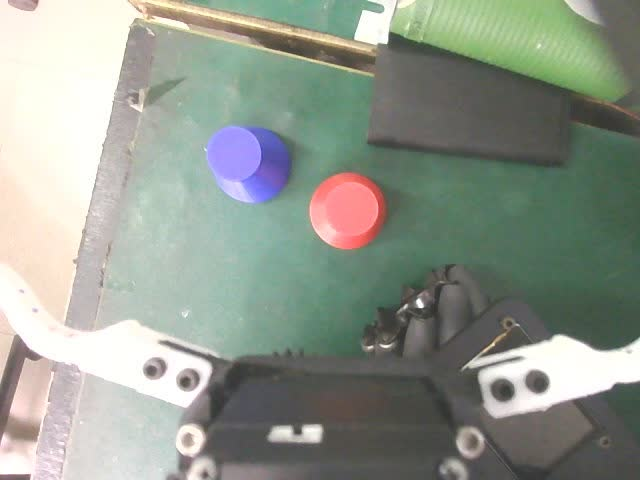
#> input picture obj_detect/test/data/school_obj_sample.jpg, 640 x 480 px
$ python challenge_two_shape_reconstruct.py --input ../../../../obj_detect/test/data/school_obj_sample.jpg --output-dir out
#> lines starting #> are read from the running program, lines starting #| are printed output that depends on the picture; after the words box and inside, x2 and y2 are one past the last pixel; in counts of white or black regions, pixels touching at a corner belong together
#!/usr/bin/env python3
"""Shape-oriented offline reconstruction diagnostics for challenge task two.

This companion tool handles the newer 3-piece examples that are not 2x2
same-rectangle cards.  It is a Windows-only iteration aid: locate the green A4,
segment card fragments across the full A4, preserve each fragment's observed
orientation, and produce a compact reconstruction candidate plus diagnostics.

It is intentionally conservative: the output is a reconstruction candidate, not
mechanism-ready coordinates or Jetson acceptance evidence.
"""

from __future__ import annotations

import argparse
import itertools
import json
from pathlib import Path
from typing import Any

import cv2
import numpy as np


WARP_WIDTH = 840
WARP_HEIGHT = 1188


def order_quad(points: np.ndarray) -> np.ndarray:
    points = np.asarray(points, dtype=np.float32)
    sums = points.sum(axis=1)
    diffs = points[:, 0] - points[:, 1]
    return np.array(
        [points[np.argmin(sums)], points[np.argmax(diffs)], points[np.argmax(sums)], points[np.argmin(diffs)]],
        dtype=np.float32,
    )


def quad_score(points: np.ndarray) -> float:
    quad = order_quad(points)
    width = 0.5 * (np.linalg.norm(quad[1] - quad[0]) + np.linalg.norm(quad[2] - quad[3]))
    height = 0.5 * (np.linalg.norm(quad[3] - quad[0]) + np.linalg.norm(quad[2] - quad[1]))
    area = abs(float(cv2.contourArea(quad)))
    return area - 200000.0 * abs(height / max(1.0, width) - 297.0 / 210.0)


def choose_a4_quad(contour: np.ndarray) -> np.ndarray:
    approx = cv2.approxPolyDP(contour, 0.02 * cv2.arcLength(contour, True), True).reshape(-1, 2)
    if len(approx) == 4:
        return order_quad(approx)
    best_quad: np.ndarray | None = None
    best_score = -1e18
    for combo in itertools.combinations(range(len(approx)), 4):
        candidate = approx[list(combo)].astype(np.float32)
        hull = cv2.convexHull(candidate).reshape(-1, 2)
        if len(hull) != 4:
            continue
        score = quad_score(hull)
        if score > best_score:
            best_score = score
            best_quad = order_quad(hull)
    if best_quad is not None:
        return best_quad
    return order_quad(cv2.boxPoints(cv2.minAreaRect(contour)))


def locate_a4(image: np.ndarray) -> tuple[np.ndarray, np.ndarray]:
    hsv = cv2.cvtColor(image, cv2.COLOR_BGR2HSV)
    mask = cv2.inRange(hsv, np.array([35, 25, 120]), np.array([75, 120, 255]))
    mask = cv2.morphologyEx(mask, cv2.MORPH_CLOSE, np.ones((31, 31), np.uint8), iterations=2)
    mask = cv2.morphologyEx(mask, cv2.MORPH_OPEN, np.ones((11, 11), np.uint8), iterations=1)
    contours, _ = cv2.findContours(mask, cv2.RETR_EXTERNAL, cv2.CHAIN_APPROX_SIMPLE)
    if not contours:
        raise RuntimeError("green A4 contour not found")
    contour = max(contours, key=cv2.contourArea)
    quad = choose_a4_quad(contour)
    target = np.array(
        [[0, 0], [WARP_WIDTH - 1, 0], [WARP_WIDTH - 1, WARP_HEIGHT - 1], [0, WARP_HEIGHT - 1]],
        dtype=np.float32,
    )
    transform = cv2.getPerspectiveTransform(quad, target)
    return quad, cv2.warpPerspective(image, transform, (WARP_WIDTH, WARP_HEIGHT))


def card_fragment_mask(rectified: np.ndarray) -> np.ndarray:
    hsv = cv2.cvtColor(rectified, cv2.COLOR_BGR2HSV)
    lab = cv2.cvtColor(rectified, cv2.COLOR_BGR2Lab)
    gray = cv2.cvtColor(rectified, cv2.COLOR_BGR2GRAY)
    hue = hsv[:, :, 0]
    saturation = hsv[:, :, 1]
    value = hsv[:, :, 2]
    substrate = (((hue < 35) | (hue > 85) | (lab[:, :, 2] < 142)) & (value > 95) & (saturation < 160))
    print_marks = (((saturation > 75) & (value > 55)) | (gray < 90))
    mask = (substrate | print_marks).astype(np.uint8) * 255
    mask[:12, :] = 0
    mask[-12:, :] = 0
    mask[:, :12] = 0
    mask[:, -12:] = 0
    mask = cv2.morphologyEx(mask, cv2.MORPH_CLOSE, np.ones((7, 7), np.uint8), iterations=1)
    return cv2.morphologyEx(mask, cv2.MORPH_OPEN, np.ones((5, 5), np.uint8), iterations=1)


def detect_fragments(rectified: np.ndarray, max_pieces: int = 4) -> list[dict[str, Any]]:
    mask = card_fragment_mask(rectified)
    contours, _ = cv2.findContours(mask, cv2.RETR_EXTERNAL, cv2.CHAIN_APPROX_SIMPLE)
    fragments: list[dict[str, Any]] = []
    for contour in sorted(contours, key=cv2.contourArea, reverse=True):
        area = float(cv2.contourArea(contour))
        if area < 2500.0 or area > 160000.0:
            continue
        x, y, width, height = cv2.boundingRect(contour)
        if min(width, height) < 25 or max(width, height) < 60:
            continue
        if x <= 2 or y <= 2 or x + width >= WARP_WIDTH - 2 or y + height >= WARP_HEIGHT - 2:
            continue
        local_region = rectified[y : y + height, x : x + width]
        local_mask = np.zeros((height, width), np.uint8)
        shifted = contour - np.array([[[x, y]]])
        cv2.drawContours(local_mask, [shifted], -1, 255, thickness=cv2.FILLED)
        hsv = cv2.cvtColor(local_region, cv2.COLOR_BGR2HSV)
        lab = cv2.cvtColor(local_region, cv2.COLOR_BGR2Lab)
        gray = cv2.cvtColor(local_region, cv2.COLOR_BGR2GRAY)
        valid = local_mask > 0
        card_substrate = (
            (hsv[:, :, 1] < 95)
            & (hsv[:, :, 2] > 115)
            & ((hsv[:, :, 0] < 35) | (hsv[:, :, 0] > 85) | (lab[:, :, 2] < 145))
        )
        visible_print = ((hsv[:, :, 1] > 80) & (hsv[:, :, 2] > 55)) | (gray < 90)
        card_pixel_ratio = float(np.mean((card_substrate | visible_print)[valid])) if np.any(valid) else 0.0
        if card_pixel_ratio < 0.18:
            continue
        crop = rectified[y : y + height, x : x + width].copy()
        crop_mask = np.zeros((height, width), np.uint8)
        cv2.drawContours(crop_mask, [shifted], -1, 255, thickness=cv2.FILLED)
        crop[crop_mask == 0] = (0, 0, 0)
        fragments.append(
            {
                "piece_id": len(fragments) + 1,
                "area_px": area,
                "card_pixel_ratio": card_pixel_ratio,
                "bbox_px": [int(x), int(y), int(width), int(height)],
                "center_px": [float(x + 0.5 * width), float(y + 0.5 * height)],
                "contour": contour,
                "crop": crop,
                "mask": crop_mask,
            }
        )
        if len(fragments) >= max_pieces:
            break
    fragments.sort(key=lambda item: item["center_px"][0])
    for index, fragment in enumerate(fragments, 1):
        fragment["piece_id"] = index
    if len(fragments) < 2:
        raise RuntimeError(f"card fragment count {len(fragments)} < 2")
    return fragments


# [61 lines left out: functions compact_axis, compact_reconstruction, draw_overlay, strip_images, not called in this run]


def run(input_path: Path, output_dir: Path) -> dict[str, Any]:
    output_dir.mkdir(parents=True, exist_ok=True)
    image = cv2.imread(str(input_path), cv2.IMREAD_COLOR)
    if image is None:
        raise FileNotFoundError(input_path)
    quad, rectified = locate_a4(image)
    fragments = detect_fragments(rectified)
    reconstruction, placements = compact_reconstruction(fragments)
    cv2.imwrite(str(output_dir / "rectified_a4.jpg"), rectified, [cv2.IMWRITE_JPEG_QUALITY, 95])
    cv2.imwrite(str(output_dir / "fragment_mask.png"), card_fragment_mask(rectified))
    cv2.imwrite(str(output_dir / "fragment_overlay.jpg"), draw_overlay(rectified, fragments), [cv2.IMWRITE_JPEG_QUALITY, 94])
    cv2.imwrite(str(output_dir / "shape_compact_reconstruction.jpg"), reconstruction, [cv2.IMWRITE_JPEG_QUALITY, 95])
    report = {
        "input": str(input_path),
        "decision": "CANDIDATE_SHAPE_COMPACTED_EDGE_CHAIN_PENDING",
        "jetson_used": False,
        "algorithm": {
            "name": "shape_compact_card_reconstruct",
            "hardcoded_face": False,
            "candidate_type": "source-orientation compacted fragment layout",
            "exact_edge_chain_solver": False,
        },
        "a4_quad_px": quad.tolist(),
        "piece_count": len(fragments),
        "fragments": strip_images(fragments),
        "placements": placements,
        "outputs": {
            "rectified_a4": str(output_dir / "rectified_a4.jpg"),
            "fragment_overlay": str(output_dir / "fragment_overlay.jpg"),
            "reconstruction": str(output_dir / "shape_compact_reconstruction.jpg"),
            "report_json": str(output_dir / "report.json"),
        },
        "boundary": [
            "Windows offline visual candidate only.",
            "This mode detects 3-piece/non-2x2 samples and compacts the observed layout; it does not yet prove a unique edge-chain reconstruction.",
        ],
    }
    (output_dir / "report.json").write_text(json.dumps(report, ensure_ascii=False, indent=2), encoding="utf-8")
    print(json.dumps({"decision": report["decision"], "piece_count": len(fragments), "output": report["outputs"]["reconstruction"]}, ensure_ascii=False))
    return report


def main() -> None:
    parser = argparse.ArgumentParser(description=__doc__)
    parser.add_argument("--input", type=Path, required=True)
    parser.add_argument("--output-dir", type=Path, required=True)
    args = parser.parse_args()
    run(args.input, args.output_dir)
#> in run, image is the input picture: shape (480, 640, 3); mean B, G, R 142.2, 153, 145.7
#> in locate_a4, `hsv = cv2.cvtColor(image, cv2.COLOR_BGR2HSV)`: hsv: shape (480, 640, 3); mean H, S, V 52, 36.7, 158.8
#> in locate_a4, `mask = cv2.inRange(hsv, np.array([35, 25, 120]), np.array([75, 120, 25..`: mask: shape (480, 640); 18% white; 69 white regions (53 under 20 px), largest, box (x1, y1, x2, y2) and area: (136, 35, 453, 359) 34406, (389, 0, 628, 102) 14148, (186, 0, 384, 40) 3067
#> in locate_a4, `mask = cv2.morphologyEx(mask, cv2.MORPH_CLOSE, np.ones((31, 31), np.ui..`:
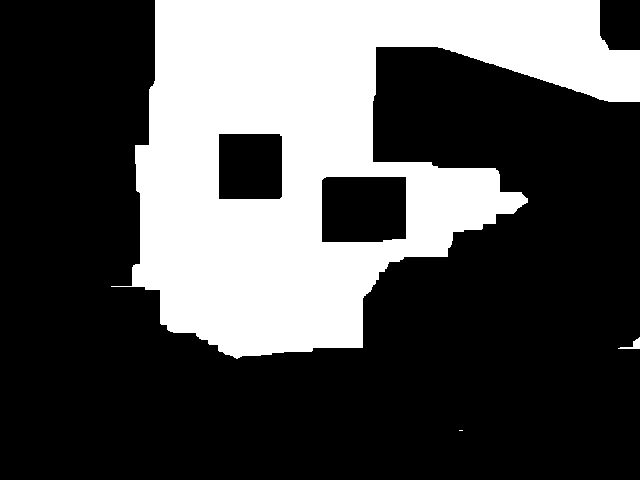
#> mask: shape (480, 640); 31.5% white; 3 white regions (1 under 20 px), largest, box (x1, y1, x2, y2) and area: (111, 0, 640, 359) 96519, (618, 337, 640, 349) 96
#> in locate_a4, `mask = cv2.morphologyEx(mask, cv2.MORPH_OPEN, np.ones((11, 11), np.uin..`: mask: shape (480, 640); 31.4% white; 1 white region
#> in locate_a4, `contours, _ = cv2.findContours(mask, cv2.RETR_EXTERNAL, cv2.CHAIN_APPR..`: contours = 1 contour; box (x1, y1, x2, y2) and area: (132, 0, 640, 356) 104928
#> in locate_a4, `contour = max(contours, key=cv2.contourArea)`: contour = contour of 298 points, box (x1, y1, x2, y2) (132, 0, 640, 356), area 104928
#> in choose_a4_quad, `approx = cv2.approxPolyDP(contour, 0.02 * cv2.arcLength(contour, True)..`: approx = [[132, 286], [225, 354], [362, 347], [389, 261], [522, 204], [372, 161], [375, 47], [608, 101], [639, 50], [599, 0], [155, 0]]
#> the loop in choose_a4_quad, `for combo in itertools.combinations(range(len(approx)), 4):` made 330 passes
#> (combo, candidate, width in quad_score, height in quad_score, area in quad_score) on passes 1, 3, 4: ((0, 1, 2, 3), [[132, 286], [225, 354], [362, 347], [389, 261]], 248.1, 45.07, 10713.5), ((0, 1, 2, 5), [[132, 286], [225, 354], [362, 347], [372, 161]], 254.3, 93.13, 21695), ((0, 1, 2, 6), [[132, 286], [225, 354], [362, 347], [375, 47]], 289.4, 150.1, 34896.5)
#> (combo, candidate, width in quad_score, height in quad_score, area in quad_score, score) on pass 26: ((0, 1, 5, 10), [[132, 286], [225, 354], [372, 161], [155, 0]], 192.7, 264.8, 46855, 38784.3)
#> after the loop in choose_a4_quad, `for combo in itertools.combinations(range(len(approx)), 4):`: best_score = 87457.9
#> in locate_a4, `quad = choose_a4_quad(contour)`: quad = [[155, 0], [599, 0], [362, 347], [225, 354]]
#> in locate_a4, `target = np.array( [[0, 0], [WARP_WIDTH - 1, 0], [WARP_WIDTH - 1, WARP..`: target = [[0, 0], [839, 0], [839, 1187], [0, 1187]]
#> in locate_a4, `transform = cv2.getPerspectiveTransform(quad, target)`: transform = [[1.73, -0.342, -268.4], [0, 0.977, 0], [-0.00014, -0.00191, 1]]
#> in run, `quad, rectified = locate_a4(image)`:
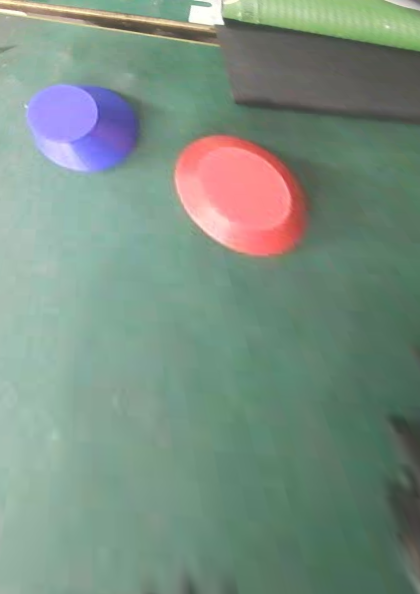
#> rectified: shape (1188, 840, 3) (shown at 1/2 size); mean B, G, R 130.2, 143.5, 122.6
#> in run, `quad, rectified = locate_a4(image)`: quad = [[155, 0], [599, 0], [362, 347], [225, 354]]
#> in card_fragment_mask, `hsv = cv2.cvtColor(rectified, cv2.COLOR_BGR2HSV)`: hsv: shape (1188, 840, 3); mean H, S, V 69.4, 58.9, 151.6
#> in card_fragment_mask, `lab = cv2.cvtColor(rectified, cv2.COLOR_BGR2Lab)`: lab: shape (1188, 840, 3); mean of channels 0, 1, 2 147.2, 118.2, 133
#> in card_fragment_mask, `saturation = hsv[:, :, 1]`:
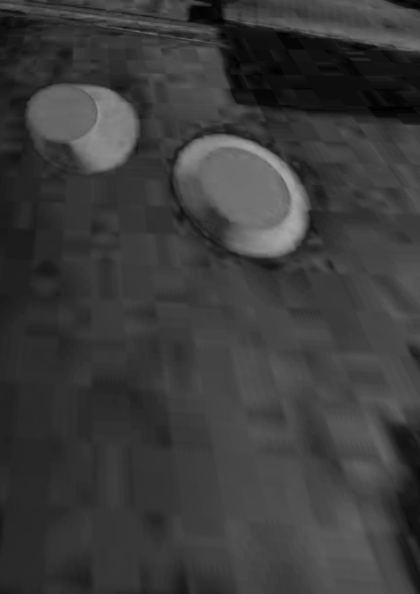
#> saturation: shape (1188, 840) (shown at 1/2 size); min 0, max 170, mean 58.9
#> in card_fragment_mask, `value = hsv[:, :, 2]`:
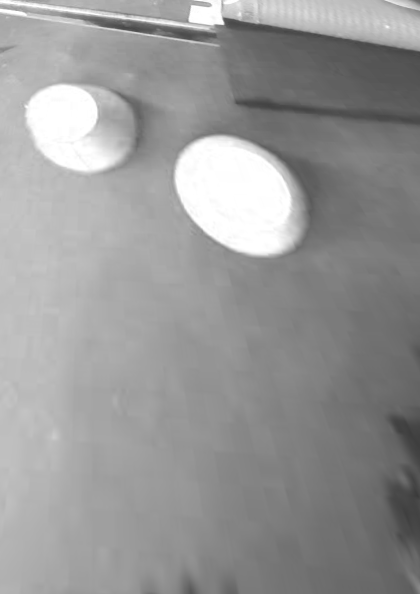
#> value: shape (1188, 840) (shown at 1/2 size); min 57, max 255, mean 151.6
#> in card_fragment_mask, `substrate = (((hue < 35) | (hue > 85) | (lab[:, :, 2] < 142)) & (value..`: substrate: shape (1188, 840) bool; 91.7% white; 54 black regions (31 under 20 px), largest, box (x1, y1, x2, y2) and area: (446, 0, 840, 253) 60642, (769, 811, 840, 1115) 14544, (544, 302, 637, 433) 2050
#> in card_fragment_mask, `print_marks = (((saturation > 75) & (value > 55)) | (gray < 90))`:
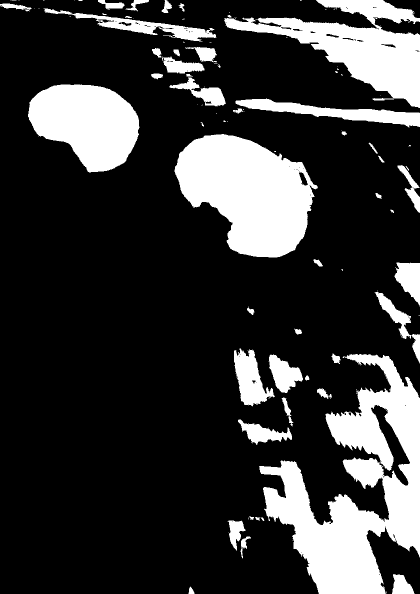
#> print_marks: shape (1188, 840) bool (shown at 1/2 size); 21.6% white; 113 white regions (62 under 20 px), largest, box (x1, y1, x2, y2) and area: (518, 708, 840, 1188) 67786, (349, 268, 636, 515) 45943, (448, 0, 840, 216) 32273
#> in card_fragment_mask, `mask = (substrate | print_marks).astype(np.uint8) * 255`: mask: shape (1188, 840); 97.7% white; 107 black regions (76 under 20 px), largest, box (x1, y1, x2, y2) and area: (446, 0, 758, 59) 10391, (540, 66, 840, 226) 7297, (746, 35, 840, 70) 2064
#> in card_fragment_mask, `mask[:, -12:] = 0`: mask: shape (1188, 840); 93.1% white; 96 black regions (70 under 20 px), largest, box (x1, y1, x2, y2) and area: (0, 0, 840, 1188) 65475, (279, 69, 438, 95) 492, (604, 324, 637, 380) 421
#> in card_fragment_mask, `mask = cv2.morphologyEx(mask, cv2.MORPH_CLOSE, np.ones((7, 7), np.uint..`:
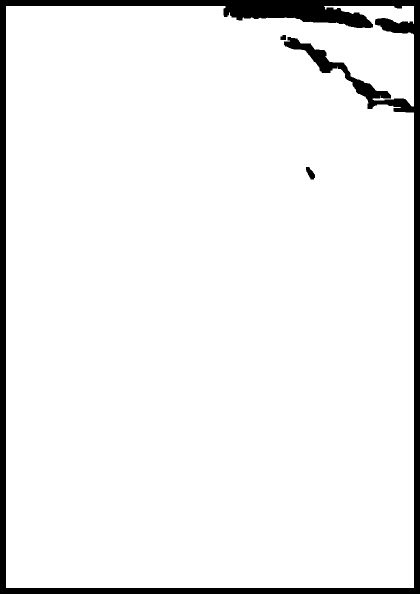
#> mask: shape (1188, 840) (shown at 1/2 size); 93.6% white; 3 black regions, box (x1, y1, x2, y2) and area: (0, 0, 840, 1188) 63713, (612, 334, 630, 359) 261, (561, 70, 572, 80) 98
#> in card_fragment_mask, `return cv2.morphologyEx(mask, cv2.MORPH_OPEN, np.ones((5, 5), np.uint8..`: returned value: shape (1188, 840); 93.5% white; 2 black regions
#> in detect_fragments, `contours, _ = cv2.findContours(mask, cv2.RETR_EXTERNAL, cv2.CHAIN_APPR..`: contours = 4 contours; box (x1, y1, x2, y2) and area: (12, 12, 828, 1176) 927912, (681, 12, 828, 48) 3283, (667, 12, 674, 19) 36, (760, 196, 766, 201) 20
#> the loop in detect_fragments, `for contour in sorted(contours, key=cv2.contourArea, reverse=True):` made 4 passes
#> area on passes 1, 3: 927912, 35.5
#> (area, x, y, width, height, card_pixel_ratio) on pass 2: (3283, 681, 12, 147, 36, 0.642)
#> after the loop in detect_fragments, `for contour in sorted(contours, key=cv2.contourArea, reverse=True):`:
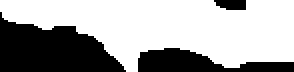
#> crop_mask: shape (36, 147) (shown 2 times larger); 65.3% white; 3 black regions, box (x1, y1, x2, y2) and area: (0, 6, 63, 36) 1213, (69, 24, 147, 36) 552, (107, 0, 123, 5) 69
#> after the loop in detect_fragments, `for contour in sorted(contours, key=cv2.contourArea, reverse=True):`: fragments = 1 item
#> the loop in detect_fragments, `for index, fragment in enumerate(fragments, 1):` made 1 pass
#> index on pass 1: 1


if __name__ == "__main__":
#> (the run stopped early here; a loop or call above may not have finished)
